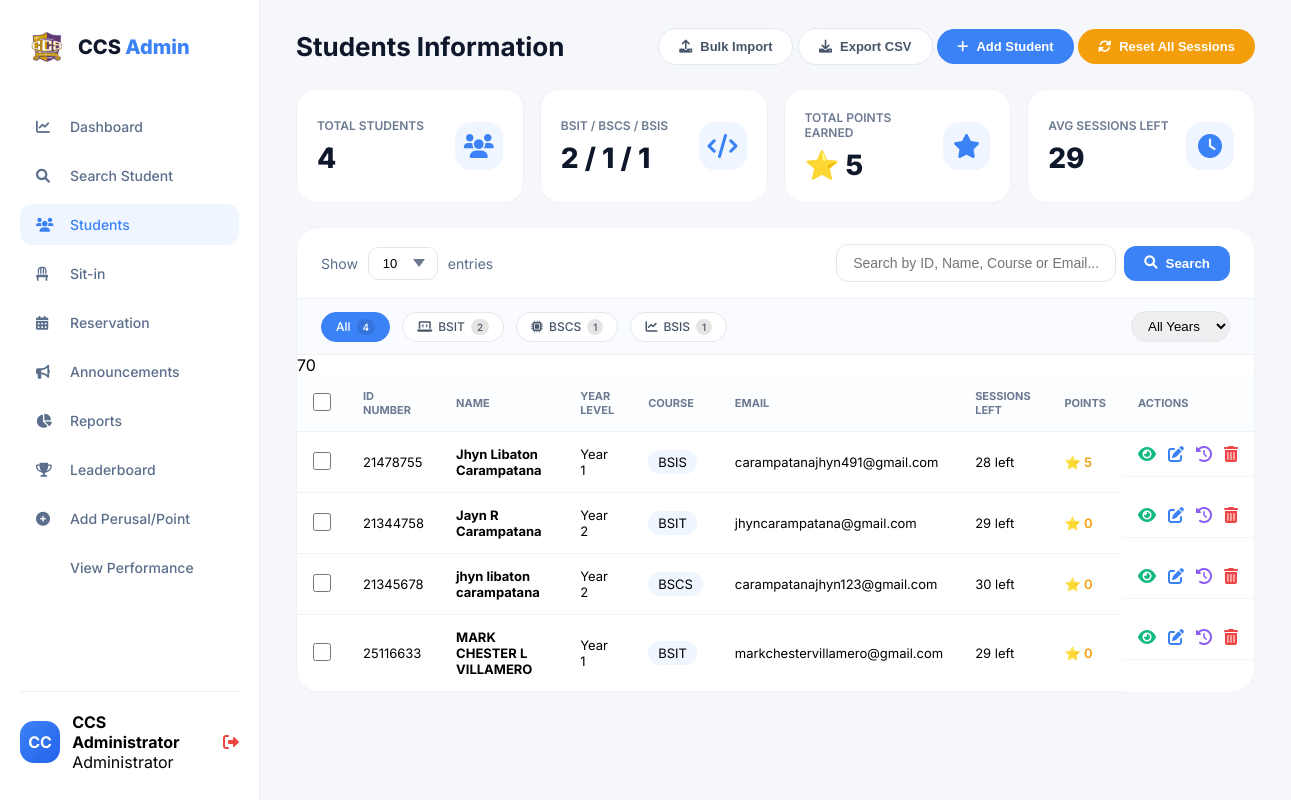
Screenshot of /Student_Information.php (signed in) with the database file from the repository.
### tables this page shows
CREATE TABLE `students` (
  `id` int(11) NOT NULL,
  `id_number` varchar(20) NOT NULL,
  `first_name` varchar(100) NOT NULL,
  `last_name` varchar(100) DEFAULT '',
  `middle_name` varchar(100) DEFAULT '',
  `year_level` varchar(20) DEFAULT 'Year 1',
  `course` varchar(20) DEFAULT 'BSIT',
  `email` varchar(100) DEFAULT '',
  `address` text DEFAULT '',
  `sessions` int(11) DEFAULT 30,
  `total_points` int(11) DEFAULT 0,
  `profile_pic` varchar(255) DEFAULT '',
  `password` varchar(255) NOT NULL,
  `created_at` timestamp NOT NULL DEFAULT current_timestamp(),
  `course_level` varchar(50) DEFAULT NULL,
  `sessions_used` int(11) DEFAULT 0,
  `sessions_remaining` int(11) DEFAULT 30,
  `total_hours` decimal(10,2) DEFAULT 0.00
);

### Student_Information.php (the view, shortened to what this page needs)
<?php
$conn = new mysqli("localhost", "root", "", "jhyn");
$admin_name = $_SESSION['admin_name'] ?? 'CCS Administrator';
$admin_initial = strtoupper(substr($admin_name, 0, 2));
$entries_per_page = isset($_GET['entries']) ? (int)$_GET['entries'] : 10;
$page = isset($_GET['page']) ? (int)$_GET['page'] : 1;
$offset = ($page - 1) * $entries_per_page;
$search = isset($_GET['search']) ? trim($_GET['search']) : '';
$filter_course = isset($_GET['filter_course']) ? $_GET['filter_course'] : '';
$filter_year = isset($_GET['filter_year']) ? $_GET['filter_year'] : '';
$conditions = [];
$params = [];
$types = "";
$where_clause = !empty($conditions) ? "WHERE " . implode(" AND ", $conditions) : "";
$query = "SELECT id, id_number, first_name, middle_name, last_name, year_level, course, email, sessions, total_points FROM students $where_clause ORDER BY last_name ASC LIMIT ? OFFSET ?";
$stmt = $conn->prepare($query);
if (!empty($params)) {
    $types .= "ii";
    $params[] = $entries_per_page;
    $params[] = $offset;
    $stmt->bind_param($types, ...$params);
} else {
    $stmt->bind_param("ii", $entries_per_page, $offset);
}
$stmt->execute();
$students = $stmt->get_result();
$stats = [
    'total' => $conn->query("SELECT COUNT(*) as count FROM students")->fetch_assoc()['count'],
    'bsit' => $conn->query("SELECT COUNT(*) as count FROM students WHERE course = 'BSIT'")->fetch_assoc()['count'],
    'bscs' => $conn->query("SELECT COUNT(*) as count FROM students WHERE course = 'BSCS'")->fetch_assoc()['count'],
    'bsis' => $conn->query("SELECT COUNT(*) as count FROM students WHERE course = 'BSIS'")->fetch_assoc()['count'],
    'total_points' => $conn->query("SELECT SUM(total_points) as sum FROM students")->fetch_assoc()['sum'] ?? 0,
    'avg_sessions' => $conn->query("SELECT AVG(sessions) as avg FROM students")->fetch_assoc()['avg'] ?? 0,
];
?>
<!DOCTYPE html>
<html lang="en">
<head>
<link rel="stylesheet" href="https://cdnjs.cloudflare.com/ajax/libs/font-awesome/6.0.0-beta3/css/all.min.css">
</head>
<body>
<div class="sidebar">
  <div class="logo-area">
    <img src="ccslogo2.png" alt="CCS Logo" class="logo-image" onerror="this.onerror=null; this.style.display='none'; document.getElementById('adminFallbackLogo').style.display='flex';">
    <div class="logo-text">CCS <span>Admin</span></div>
  </div>
  <div class="nav-menu">
    <a href="admin_dashboard.php" class="nav-item"><i class="fas fa-chart-line"></i> Dashboard</a>
    <a href="Search_Student.php" class="nav-item"><i class="fas fa-search"></i> Search Student</a>
    <a href="Student_Information.php" class="nav-item active"><i class="fas fa-users"></i> Students</a>
    <a href="sit_in_management.php" class="nav-item"><i class="fas fa-chair"></i> Sit-in</a>
    <a href="reservation_management.php" class="nav-item"><i class="fas fa-calendar-alt"></i> Reservation</a>
    <a href="announcement_management.php" class="nav-item"><i class="fas fa-bullhorn"></i> Announcements</a>
    <a href="reports.php" class="nav-item"><i class="fas fa-chart-pie"></i> Reports</a>
    <a href="leaderboard.php" class="nav-item"><i class="fas fa-trophy"></i> Leaderboard</a>
    <a href="add_points.php" class="nav-item"><i class="fas fa-plus-circle"></i> Add Perusal/Point</a>
    <a href="view_performance.php" class="nav-item"><i class="fas fa-chart-simple"></i> View Performance</a>
  </div>
  <div class="bottom-user">
    <div class="user-avatar"><?php echo $admin_initial; ?></div>
    <div><h4><?php echo htmlspecialchars($admin_name); ?></h4><p>Administrator</p></div>
    <a href="logout.php" class="logout-icon"><i class="fas fa-sign-out-alt"></i></a>
  </div>
</div>
<div class="main-content">
  <div class="header-section">
    <h1>Students Information</h1>
    <div class="action-buttons">
      <button class="btn btn-outline" onclick="openBulkImportModal()"><i class="fas fa-upload"></i> Bulk Import</button>
      <button class="btn btn-outline" onclick="exportToCSV()"><i class="fas fa-download"></i> Export CSV</button>
      <button class="btn btn-primary" onclick="openAddModal()"><i class="fas fa-plus"></i> Add Student</button>
      <form method="POST" style="display: inline;" onsubmit="return confirm('Reset all student sessions to 30?')">
        <button type="submit" name="reset_sessions" class="btn btn-warning"><i class="fas fa-sync-alt"></i> Reset All Sessions</button>
      </form>
    </div>
  </div>
  <div class="stats-grid">
    <div class="stat-card"><div><h4>Total Students</h4><div class="number"><?php echo $stats['total']; ?></div></div><div class="icon"><i class="fas fa-users"></i></div></div>
    <div class="stat-card"><div><h4>BSIT / BSCS / BSIS</h4><div class="number"><?php echo $stats['bsit']; ?> / <?php echo $stats['bscs']; ?> / <?php echo $stats['bsis']; ?></div></div><div class="icon"><i class="fas fa-code"></i></div></div>
    <div class="stat-card"><div><h4>Total Points Earned</h4><div class="number">⭐ <?php echo number_format($stats['total_points']); ?></div></div><div class="icon"><i class="fas fa-star"></i></div></div>
    <div class="stat-card"><div><h4>Avg Sessions Left</h4><div class="number"><?php echo round($stats['avg_sessions']); ?></div></div><div class="icon"><i class="fas fa-clock"></i></div></div>
  </div>
  <div class="table-card">
    <div class="toolbar">
      <div class="entries-label">Show <select class="entries-select" id="entriesSelect" onchange="changeEntries()">
        <option value="10" <?php echo $entries_per_page == 10 ? 'selected' : ''; ?>>10</option>
      </select> entries</div>
      <div class="search-box"><input type="text" id="searchInput" placeholder="Search by ID, Name, Course or Email..." value="<?php echo htmlspecialchars($search); ?>"><button onclick="searchStudents()"><i class="fas fa-search"></i> Search</button></div>
    </div>
    <div class="filter-bar">
      <a href="?<?php echo http_build_query(array_merge($_GET, ['filter_course' => '', 'filter_year' => ''])); ?>" class="filter-chip <?php echo empty($filter_course) && empty($filter_year) ? 'active' : ''; ?>">All <span class="count"><?php echo $stats['total']; ?></span></a>
      <a href="?<?php echo http_build_query(array_merge($_GET, ['filter_course' => 'BSIT', 'filter_year' => $filter_year])); ?>" class="filter-chip <?php echo $filter_course == 'BSIT' ? 'active' : ''; ?>"><i class="fas fa-laptop-code"></i> BSIT <span class="count"><?php echo $stats['bsit']; ?></span></a>
      <a href="?<?php echo http_build_query(array_merge($_GET, ['filter_course' => 'BSCS', 'filter_year' => $filter_year])); ?>" class="filter-chip <?php echo $filter_course == 'BSCS' ? 'active' : ''; ?>"><i class="fas fa-microchip"></i> BSCS <span class="count"><?php echo $stats['bscs']; ?></span></a>
      <a href="?<?php echo http_build_query(array_merge($_GET, ['filter_course' => 'BSIS', 'filter_year' => $filter_year])); ?>" class="filter-chip <?php echo $filter_course == 'BSIS' ? 'active' : ''; ?>"><i class="fas fa-chart-line"></i> BSIS <span class="count"><?php echo $stats['bsis']; ?></span></a>
      <div style="margin-left: auto; display: flex; gap: 8px;">
        <select onchange="window.location.href='?<?php echo http_build_query(array_merge($_GET, ['filter_year' => ''])); ?>' + this.value" style="padding: 6px 12px; border-radius: 40px; border: 1px solid #E2E8F0;">
          <option value="">All Years</option>
        </select>
      </div>
    </div>
    <div class="table-wrapper">
      <form id="bulkForm" method="POST">
        <table>
          <thead>
            <tr><th class="checkbox-col"><input type="checkbox" id="selectAll" onclick="toggleSelectAll()"></th>
              <th>ID Number</th><th>Name</th><th>Year Level</th><th>Course</th><th>Email</th><th>Sessions Left</th><th>Points</th><th>Actions</th>
            </tr>
          </thead>
          <tbody>
            <?php if ($students && $students->num_rows > 0): ?>
              <?php while ($row = $students->fetch_assoc()): ?>
                <?php $full_name = $row['first_name'] . ' ' . ($row['middle_name'] ? $row['middle_name'] . ' ' : '') . $row['last_name']; ?>
                <tr>
                  <td class="checkbox-col"><input type="checkbox" class="student-checkbox" value="<?php echo $row['id']; ?>" onchange="updateBulkActions()"></td>
                  <td><?php echo htmlspecialchars($row['id_number']); ?></td>
                  <td><strong><?php echo htmlspecialchars($full_name); ?></strong></td>
                  <td><?php echo htmlspecialchars($row['year_level']); ?></td>
                  <td><span class="badge" style="background:#EFF6FF; padding:4px 10px; border-radius:20px;"><?php echo htmlspecialchars($row['course']); ?></span></td>
                  <td><?php echo htmlspecialchars($row['email']); ?></td>
                  <td class="<?php echo $row['sessions'] < 5 ? 'sessions-warning' : ''; ?>"><?php echo $row['sessions']; ?> left</d>
                  <td class="points-badge">⭐ <?php echo $row['total_points'] ?? 0; ?></td>
                  <td class="action-icons">
                    <i class="fas fa-eye" onclick="viewStudent(<?php echo $row['id']; ?>)" title="View Details"></i>
                    <i class="fas fa-edit" onclick='openEditModal(<?php echo json_encode($row); ?>)' title="Edit"></i>
                    <i class="fas fa-history" onclick="viewHistory('<?php echo $row['id_number']; ?>')" title="Point History"></i>
                    <i class="fas fa-trash-alt" onclick="confirmDelete(<?php echo $row['id']; ?>)" title="Delete"></i>
                </tr>
              <?php endwhile; ?>
            <?php else: ?>
              <tr><td colspan="9" style="text-align:center; padding:48px;"><i class="fas fa-user-graduate" style="font-size:48px; margin-bottom:16px; display:block;"></i>No students found</d></td>
            <?php endif; ?>
          </tbody>
      </form>
    </div>
  </div>
</div>
</body>
</html>

### rows the page displays
students: id_number "21478755", full_name "Jhyn Libaton Carampatana", year_level "Year 1", course "BSIS", email "carampatanajhyn491@gmail.com", sessions "28", total_points "5"
students: id_number "21344758", full_name "Jayn R Carampatana", year_level "Year 2", course "BSIT", email "jhyncarampatana@gmail.com", sessions "29", total_points "0"
students: id_number "21345678", full_name "jhyn libaton carampatana", year_level "Year 2", course "BSCS", email "carampatanajhyn123@gmail.com", sessions "30", total_points "0"
students: id_number "25116633", full_name "MARK CHESTER L VILLAMERO", year_level "Year 1", course "BSIT", email "markchestervillamero@gmail.com", sessions "29", total_points "0"

### other values shown
$admin_initial "CC"
$admin_name "CCS Administrator"
$stats['total'] "4"
$stats['bsit'] "2"
$stats['bscs'] "1"
$stats['bsis'] "1"
$stats['total_points'] "5"
$stats['avg_sessions'] "29"
